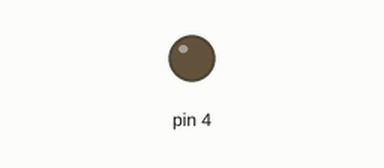
Recording of a sketch running on a simulated Arduino Uno, built with avr-gcc and run on an emulated ATmega328P. Shown: output pins drawn as LEDs (lit = HIGH).

Above: at 1.5 s.
At 4.5 s:
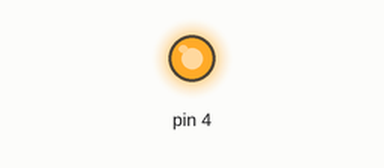
Timing chart, 0 to 7.8 s (numbered marks = the images above):
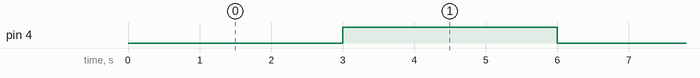

Measured:
- by itself, pin 4: alternates HIGH for 3.0 s and LOW for 3.0 s

The sketch:

Relay.ino
```cpp
//turn ON and OFF the Relay
void setup() {
 // initialize digital pin 3 as an output.
 pinMode(4, OUTPUT);
}
//The main loop will continue to run until the arduino loses power
void loop() {
 digitalWrite(4, LOW); // turn the relay off to start
 delay(3000); // wait for 3 seconds
 digitalWrite(4, HIGH); // turn the relay on to turn on the light
 delay(3000); // wait for 3 seconds
}
```
